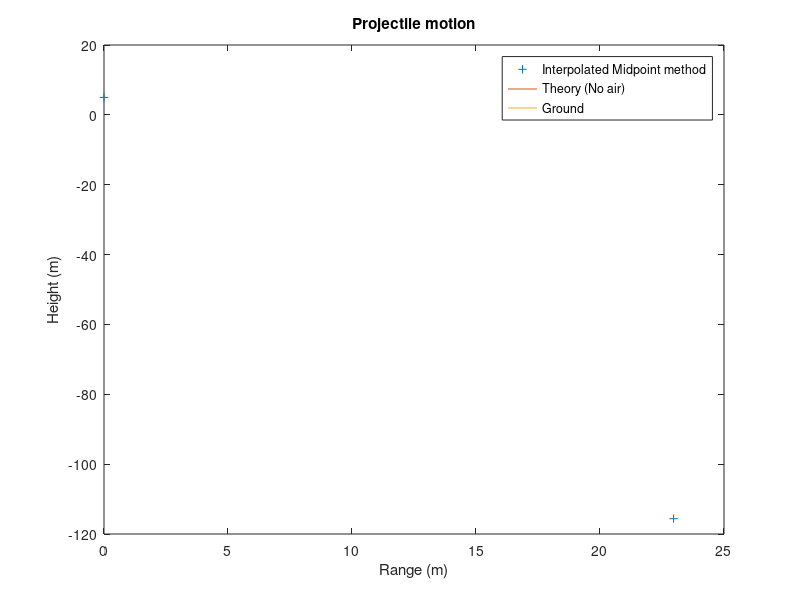

Recreate this plot in MATLAB.
% Blake Leonard	2009

% University of Missouri
% Computational Physics

% balle - Program to compute the trajectory of a baseball using the Midpoint Method

clear;

disp('  balle - Program to compute the trajectory of a baseball');

disp('          using the Midpoint method.');

disp('');


%* Set intitial position and velocity of baseball

y1 = input ('Enter initial height (meters): ');

r1 = [0, y1];       % initial vector position

speed = input ('Enter inital speed (m/s): ');

theta = input ('Enter inital angle (degrees): ');

v1 = [speed*cos(theta*pi/180), speed*sin(theta*pi/180)];   % inital vector velocity

r = r1; v = v1;    % Set initial position and velocity


%* Set physical parameters

Cd = 0.35;                        % Drag Coefficient

area = 4.3e-3;                    % Cross-Sectional Area

grav = 9.81;                      % Gravitational Accel

mass = 0.145;                      % Mass of Projectile

airFlag = input('Air resistance? (Yes:1, No:0): ');

if ( airFlag == 0 )

	rho = 0;                  % No Air Resistance

else

	rho = 1.2;                % Density of Air

end

air_const = -0.5*Cd*rho*area/mass;   % Air Resistance constant


%* Loop until ball hits ground or max steps completed

tau = input('Enter timestep, tau(sec): ');

maxstep = 1000; 

prevx = [0 0 0]; prevy = [0 0 0]; prevt = [0 0 0];    


for jstep = 1:2                     							% 1st step: normal    2nd step: interpolated


	for istep = 1:maxstep


		%* Record position for plotting

		xplot(istep) = r(1);

		yplot(istep) = r(2);

		t = (istep-1)*tau;                 % Current Time

		xNoAir(istep) = r1(1) + v1(1)*t;

		yNoAir(istep) = r1(2) + v1(2)*t - 0.5*grav*t^2;


		%* Calculate the acceleration of the ball

		accel = air_const*norm(v)*v;       % Air Resistance

		accel(2) = accel(2)-grav;          % Gravity
		

		% Interpolate value for r
	
		if (jstep == 2 && istep > 3)
	
			prevx = [ xplot(istep-3), xplot(istep-2), xplot(istep-1) ];

			prevy = [ yplot(istep-3), yplot(istep-2), yplot(istep-1) ];

			prevt = [ (istep-4)*tau, (istep-3)*tau, (istep-2)*tau ];	

			r(1) = (t-prevt(2))*(t-prevt(3))/((prevt(1)-prevt(2))*(prevt(1)-prevt(3)))*prevx(1) + (t-prevt(1))*(t-prevt(3))/((prevt(2)-prevt(1))*(prevt(2)-prevt(3)))*prevx(2) + (t-prevt(1))*(t-prevt(2))/((prevt(3)-prevt(1))*(prevt(3)-prevt(2)))*prevx(3);

			r(2) = (t-prevt(2))*(t-prevt(3))/((prevt(1)-prevt(2))*(prevt(1)-prevt(3)))*prevy(1) + (t-prevt(1))*(t-prevt(3))/((prevt(2)-prevt(1))*(prevt(2)-prevt(3)))*prevy(2) + (t-prevt(1))*(t-prevt(2))/((prevt(3)-prevt(1))*(prevt(3)-prevt(2)))*prevy(3);

		end
			
	
		%* Calculate the new position and velocity using Midpoint method

		lastv = v;

		v = v + tau*accel;

		r = r + tau*(v + lastv)/2;


		%* If ball reaches ground (y<0), break out of the loop

		if ( r(2) < 0 )
	
			xplot(istep+1) = r(1);      % Record last values computed

			yplot(istep+1) = r(2);      

			break;                

		end

	end


	% Compute theoretical No-Air range
	
	for kstep = 1:maxstep						

			t = (kstep-1)*tau;                 % Current Time

			xTheory(kstep) = r1(1) + v1(1)*t;

			yTheory(kstep) = r1(2) + v1(2)*t - 0.5*grav*t^2;

			if ( yTheory(kstep) < 0 )

				theorange = xTheory(kstep);

				break;
			end

	end
	

	%* Print maximum range and time of flight
	
	if ( jstep == 1)

		fprintf('Maximum range is %g meters\n', r(1));

		fprintf('Theoretical No-Air Maximum Range is %g meters\n', theorange);

		origranerror = 100*abs(theorange-r(1))/theorange;

		fprintf('Range Error: %g Percent\n', origranerror );	

		fprintf('Time of flight is %g seconds\n', istep*tau);

		fprintf('Theoretical No-Air Time of flight is %g seconds\n', kstep*tau);

		origtimeerror = 100*abs(kstep*tau-istep*tau)/(kstep*tau);		

		fprintf('Time Error: %g Percent\n', origtimeerror);

		r = r1; v = v1;                    % reset initial position and velocity

	else
		
		fprintf('Corrected Maximum range is %g meters\n', r(1));

		fprintf('Theoretical No-Air Maximum Range is %g meters\n', theorange);

		fprintf('Range Error: %g Percent\n', 100*abs(theorange-r(1))/theorange );	

		fprintf('Range Error Improvement: %g Percent\n', origranerror-100*abs(theorange-r(1))/theorange);

		fprintf('Time of flight is %g seconds\n', istep*tau);

		fprintf('Theoretical No-Air Time of flight is %g seconds\n', kstep*tau);		

		fprintf('Time Error: %g Percent\n', 100*abs(kstep*tau-istep*tau)/(kstep*tau));

		fprintf('Time Error Improvement: %g Percent\n', origtimeerror-100*abs(kstep*tau-istep*tau)/(kstep*tau));
				

	end 


	%* Graph the trajectory of the baseball

	clf; figure(gcf);       % Clear figure window and bring it forward


	% Mark the location of the ground by a straight line

	xground = [0 max(xNoAir)];  yground = [0 0];


	% Plot the computed trajectory and parabolic, no-air curve

	plot(xplot, yplot, '+', xNoAir, yNoAir, '-', xground, yground, '-');
	
	if ( jstep == 1 )

		legend('Midpoint Method', 'Theory (No air)', 'Ground' );

	else

		legend('Interpolated Midpoint method', 'Theory (No air)', 'Ground' );

	end
	
	xlabel('Range (m)');  ylabel('Height (m)');

	title('Projectile motion');

	disp('');

	z = input('Hit Enter to Advance');

	disp('');

end